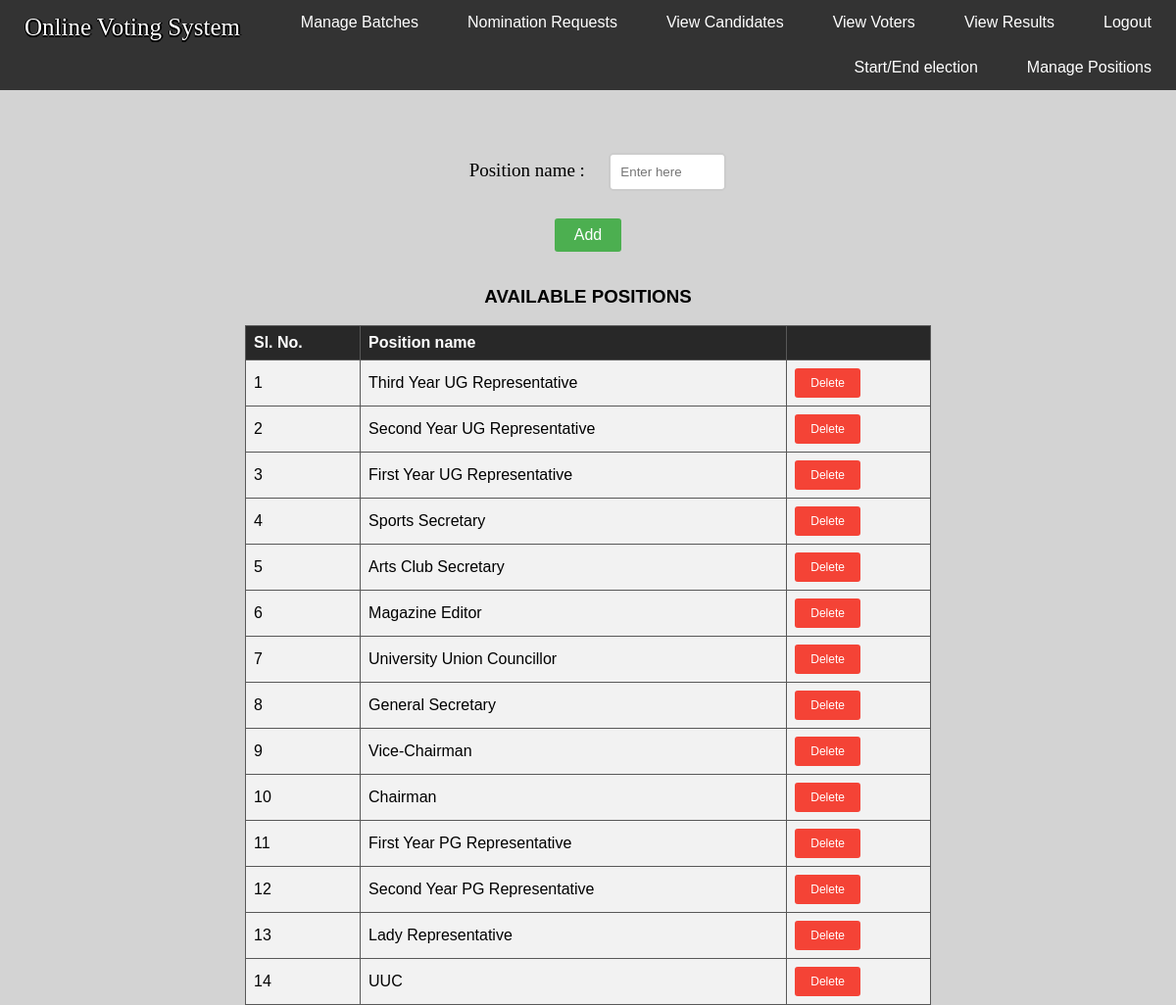
Page /post.php (signed in) on the committed database.
### tables this page shows
CREATE TABLE IF NOT EXISTS `positions` (
  `position_name` varchar(50) NOT NULL
);

### post.php (the view, shortened to what this page needs)
<html>
<head>
</head>
<body>
<div class="navbar">
  <a href="admin.php" class="left">Online Voting System</a>
  <a href="logout.php" class="right">Logout</a>
  <a href="viewrslts_admin.php">View Results</a>
  <a href="viewvoters.php">View Voters</a>
  <a href="viewcand.php">View Candidates</a>
  <a href="nominationreq.php">Nomination Requests</a>
  <a href="add_batch.php">Manage Batches</a>
  <a href="post.php">Manage Positions</a>
  <a href="startend.php">Start/End election</a>
</div> <center><br><br><br>
<form action = "post_conn.php" method ="post"/>
<label>Position name :</label>
<input type="text" name="position_name" placeholder="Enter here" required/>
<br><br>
<div class="ad">
<input type="submit" name="submit" value="Add" class="button"/></center>
<?php
include "db_conn.php";
if (mysqli_connect())
{
$sql = "SELECT * FROM positions";
$result = mysqli_query($conn,$sql);
echo "<table cellpadding='20' align='center'>
<CAPTION><h3>AVAILABLE POSITIONS</h3></CAPTION>
<tr>
<th>Sl. No.</th>
<th>Position name</th>
<th></th>
</tr>";
$inc=1;
while ($row=mysqli_fetch_array($result)){
echo "<tr>";
echo "<td>" .$inc."</td>";
echo "<td>" . $row['position_name']."</td>";
echo '<td><a href="post.php?id=' . $row['position_name'] . '">Delete</a></td>';
echo "</tr>";
$inc++;
}
echo "</table>";
}
?>
</body>
</html>

### post.php (style rules this page uses)
* { box-sizing: border-box; }
body { font-family: "Arial", "Helvetica", sans-serif; margin: 0; background-color: #D3D3D3; }
.navbar { overflow: hidden; background-color: #333; }
.navbar a { float: right; display: block; color: white; text-align: center; padding: 14px 25px; text-decoration: none; }
.navbar a.left { float: left; color: white; font-size: 25; text-decoration: none; font-family: 'Brush Script MT', cursive; text-shadow: -1px 0 black, 0 2px black, 2px 0 black, 0 2px black; }
label { font-family: serif; color: black; font-size: 19px; padding: 20px; }
input[type="text"] { border: 2px solid #ccc; width: 10%; padding: 10px; margin: 10px auto; border-radius: 5px; }
.button { background-color: #4CAF50; border: none; color: white; cursor: pointer; padding: 8px 20px; text-align: center; text-decoration: none; display: inline-block; border-radius: 3px; font-size: 16px; }
table { border-collapse: collapse; width: 700; border: 1px solid #282828; }
th, td { text-align: left; padding: 8px; border: 1px solid #585858; }
tr { background-color: #f2f2f2 }
th { background-color: #282828; color: white; }
td a { background-color: #f44336; border: none; color: white; padding: 8px 16px; text-align: center; text-decoration: none; display: inline-block; border-radius: 3px; font-size: 12px; }

### rows in the picture
positions: position_name "Third Year UG Representative"
positions: position_name "Second Year UG Representative"
positions: position_name "First Year UG Representative"
positions: position_name "Sports Secretary"
positions: position_name "Arts Club Secretary"
positions: position_name "Magazine Editor"
positions: position_name "University Union Councillor"
positions: position_name "General Secretary"
positions: position_name "Vice-Chairman"
positions: position_name "Chairman"
positions: position_name "First Year PG Representative"
positions: position_name "Second Year PG Representative"
positions: position_name "Lady Representative"
positions: position_name "UUC"
